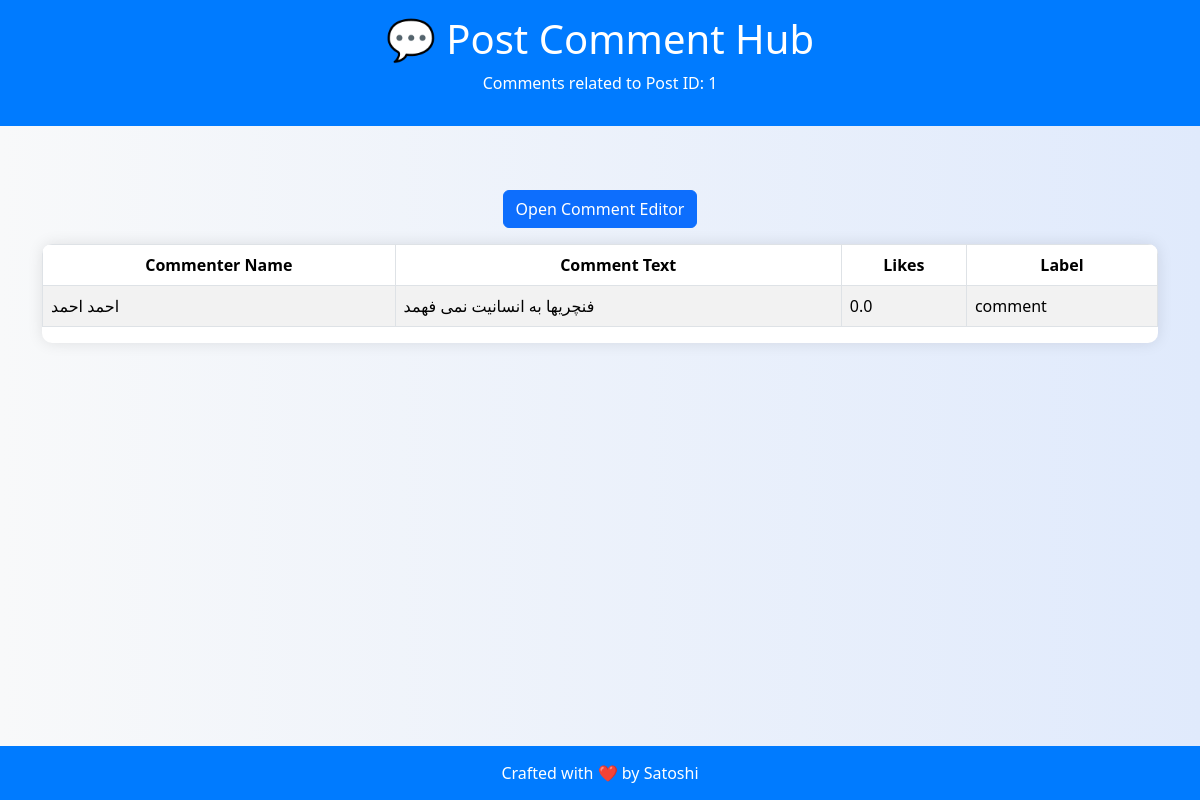
/postcomments/1/, run on the app's committed database.
### KATAPP/models.py (models this page shows)
class Comments(models.Model):
    comment_id = models.AutoField(primary_key=True)  # or IntegerField if manually set
    post_id = models.IntegerField(db_column='post-id', blank=True, null=True)  # Field renamed to remove unsuitable characters.
    commenttext = models.TextField(blank=True, null=True)
    commenter_name = models.TextField(db_column='commenter name', blank=True, null=True)  # Field renamed to remove unsuitable characters.
    likescount_on_comment = models.FloatField(db_column='likescount on comment', blank=True, null=True)  # Field renamed to remove unsuitable characters.
    comment_label = models.TextField(db_column='comment label', blank=True, null=True)  # Field renamed to remove unsuitable characters.
    label = models.TextField(db_column='Label', blank=True, null=True)  # Field name made lowercase.
    annotatorOne_comment_label = models.TextField(db_column='annotatorOne_comment_label', blank=True, null=True)  # Field renamed to remove unsuitable characters.
    annotatorTwo_comment_label = models.TextField(db_column='annotatorTwo_comment_label', blank=True, null=True)  # Field renamed to remove unsuitable characters.
    annotatorThree_comment_label = models.TextField(db_column='annotatorThree_comment_label', blank=True, null=True)  # Field renamed to remove unsuitable characters.
    class Meta:
        managed = False
        db_table = 'comments'

### KATAPP/views.py (the view)
# urls.py: path('postcomments/<int:post_id>/', views.post_comments_view, name='postcomments'),
def post_comments_view(request, post_id):
    comments = Comments.objects.filter(post_id=post_id)
    context = {
        'post_id': post_id,
        'comments': comments,
    }
    return render(request, 'postcommenthub.html', context)\

### Templates/postcommenthub.html (shortened to what this page needs)
<!DOCTYPE html>
<html lang="en">
<head>
    <link href="https://cdn.jsdelivr.net/npm/bootstrap@5.3.2/dist/css/bootstrap.min.css" rel="stylesheet">
</head>
<body>
<header>
    <h1>💬 Post Comment Hub</h1>
    <p>Comments related to Post ID: {{ post_id }}</p>
</header>
<div class="container my-5">
    <div class="container text-center my-3">
        {% url 'comment_editor' post_id=post.post_id as comment_url %}
        <a href="{{ comment_url }}" class="btn btn-primary">Open Comment Editor</a>
    </div>
    <div class="table-responsive">
        <table class="table table-striped table-hover table-bordered align-middle">
            <thead>
                <tr>
                    <th>Commenter Name</th>
                    <th>Comment Text</th>
                    <th>Likes</th>
                    <th>Label</th>
                </tr>
            </thead>
            <tbody>
                {% for comment in comments %}
                <tr>
                    <td>{{ comment.commenter_name }}</td>
                    <td>{{ comment.commenttext }}</td>
                    <td>{{ comment.likescount_on_comment }}</td>
                    <td>{{ comment.comment_label }}</td>
                </tr>
                {% empty %}
                <tr>
                    <td colspan="7" class="text-center text-muted">No comments found for this post.</td>
                </tr>
                {% endfor %}
            </tbody>
        </table>
    </div>
</div>
<footer>
    Crafted with ❤️ by <span>Satoshi</span>
</footer>
</body>
</html>

### Templates/postcommenthub.html (style rules this page uses)
body { background: linear-gradient(to right, #f8f9fa, #e0eafc); min-height: 100vh; display: flex; flex-direction: column; }
header, footer { background: #007bff; color: white; padding: 15px 0; text-align: center; }
.container { flex: 1; }
.table-responsive { max-height: 600px; overflow-y: auto; background: white; border-radius: 10px; box-shadow: 0 0 15px rgba(0, 0, 0, 0.1); }
thead th { background-color: #007bff; color: white; position: sticky; top: 0; text-align: center; }

### data on the page
Comments: commenter_name "احمد احمد", commenttext "فنچریها به انسانیت نمی فهمد", likescount_on_comment "0.0", comment_label "comment"

### other printed values
{{ post_id }} "1"
